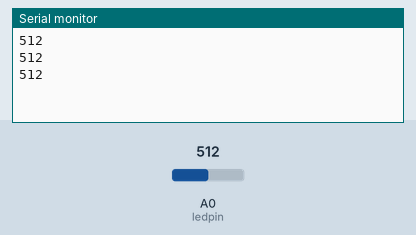
Simulated run of this sketch. Board: Arduino Uno, built with avr-gcc and run on an emulated ATmega328P. On the bench: the last lines printed to the serial monitor. The inputs (shaded band) are chosen by the test bench; at power-on: A0 (ledpin) = 512.

Above: at 1.3 s.
1.4 s: A0 (ledpin) set to 716
At 1.9 s:
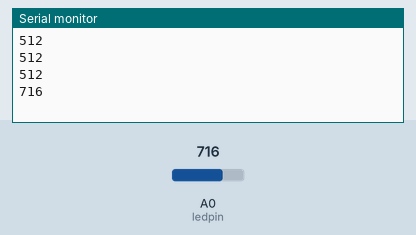
2.9 s: A0 (ledpin) set to 900
At 3.4 s:
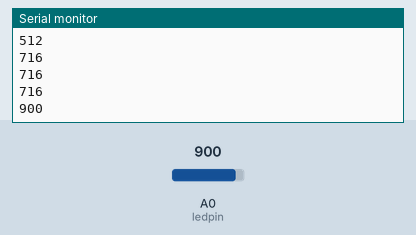
Timing chart, 0 to 5.9 s (numbered marks = the images above; inputs shaded):
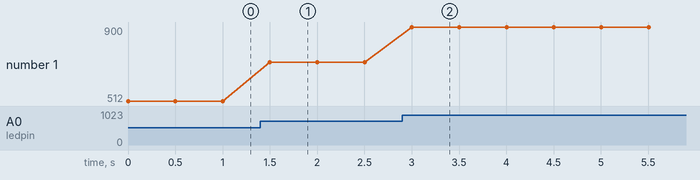

Measured:
- after the input at 1.4 s, the serial monitor: prints a new line after 0.10 s (image 1)
- after the input at 2.9 s, the serial monitor: prints a new line after 0.10 s (image 2)
- plotted number 1: 512 → 716 after the input at 1.4 s, 716 → 900 after the input at 2.9 s

The sketch:

sketch_mar25a.ino
```cpp
const byte ledpin = A0;
int val;
void setup() {
  // put your setup code here, to run once:
  Serial.begin(9600);

}

void loop() {
  {
  val = analogRead(ledpin);
  Serial.println(val);
  delay(500);
  }
}
```
